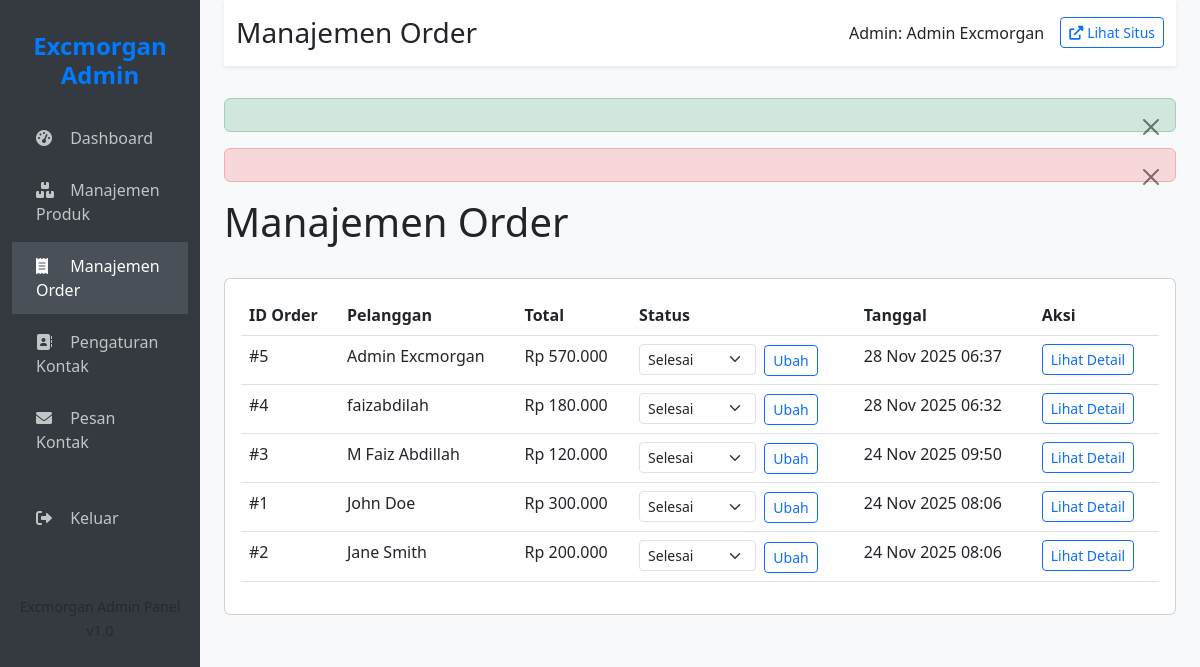
Page /admin/admin_orders.php (signed in) on the committed database.
### tables this page shows
CREATE TABLE `orders` (
  `id` int(11) NOT NULL,
  `user_id` int(11) NOT NULL,
  `total_amount` decimal(10,2) NOT NULL,
  `status` enum('Diproses','Dikirim','Selesai','Dibatalkan') DEFAULT 'Diproses',
  `shipping_address` text NOT NULL,
  `payment_method` varchar(50) NOT NULL,
  `created_at` timestamp NOT NULL DEFAULT current_timestamp(),
  `updated_at` timestamp NOT NULL DEFAULT current_timestamp() ON UPDATE current_timestamp()
);

CREATE TABLE `users` (
  `id` int(11) NOT NULL,
  `name` varchar(255) NOT NULL,
  `email` varchar(255) NOT NULL,
  `password` varchar(255) NOT NULL,
  `is_admin` tinyint(1) DEFAULT 0,
  `created_at` timestamp NOT NULL DEFAULT current_timestamp(),
  `updated_at` timestamp NOT NULL DEFAULT current_timestamp() ON UPDATE current_timestamp()
);

### admin/admin_orders.php (the view, shortened to what this page needs)
<?php
require_once '../config/functions.php';
$stmt = $pdo->query("SELECT o.*, u.name as user_name FROM orders o JOIN users u ON o.user_id = u.id ORDER BY o.created_at DESC");
$orders = $stmt->fetchAll(PDO::FETCH_ASSOC);
?>
<div class="d-flex justify-content-between align-items-center mb-4">
    <h1>Manajemen Order</h1>
</div>
<div class="card">
    <div class="card-body">
        <div class="table-responsive">
            <table class="table">
                <thead>
                    <tr>
                        <th>ID Order</th>
                        <th>Pelanggan</th>
                        <th>Total</th>
                        <th>Status</th>
                        <th>Tanggal</th>
                        <th>Aksi</th>
                    </tr>
                </thead>
                <tbody>
                    <?php foreach ($orders as $order): ?>
                        <tr>
                            <td>#<?php echo $order['id']; ?></td>
                            <td><?php echo htmlspecialchars($order['user_name']); ?></td>
                            <td>Rp <?php echo number_format($order['total_amount'], 0, ',', '.'); ?></td>
                            <td>
                                <form method="POST" class="d-inline">
                                    <select name="status" class="form-select form-select-sm d-inline w-auto">
                                        <option value="Selesai" <?php echo $order['status'] == 'Selesai' ? 'selected' : ''; ?>>Selesai</option>
                                    </select>
                                    <button type="submit" name="update_status" class="btn btn-sm btn-outline-primary ms-1">Ubah</button>
                                </form>
                            </td>
                            <td><?php echo date('d M Y H:i', strtotime($order['created_at'])); ?></td>
                            <td>
                                <a href="admin_order_detail.php?id=<?php echo $order['id']; ?>" class="btn btn-sm btn-outline-primary">Lihat Detail</a>
                            </td>
                        </tr>
                    <?php endforeach; ?>
                </tbody>
            </table>
        </div>
    </div>
</div>
<?php
include 'includes/admin_layout.php';
?>

### admin/includes/admin_layout.php (style rules this page uses)
body { background-color: #f8f9fa; }

### rows in the picture
orders: id "5", user.name "Admin Excmorgan", total_amount "570.000", status "Selesai", created_at "28 Nov 2025 06:37"
orders: id "4", user.name "faizabdilah", total_amount "180.000", status "Selesai", created_at "28 Nov 2025 06:32"
orders: id "3", user.name "M Faiz Abdillah", total_amount "120.000", status "Selesai", created_at "24 Nov 2025 09:50"
orders: id "1", user.name "John Doe", total_amount "300.000", status "Selesai", created_at "24 Nov 2025 08:06"
orders: id "2", user.name "Jane Smith", total_amount "200.000", status "Selesai", created_at "24 Nov 2025 08:06"

### other values in the picture
$title "Manajemen Order"
$_SESSION['user_name'] "Admin Excmorgan"
